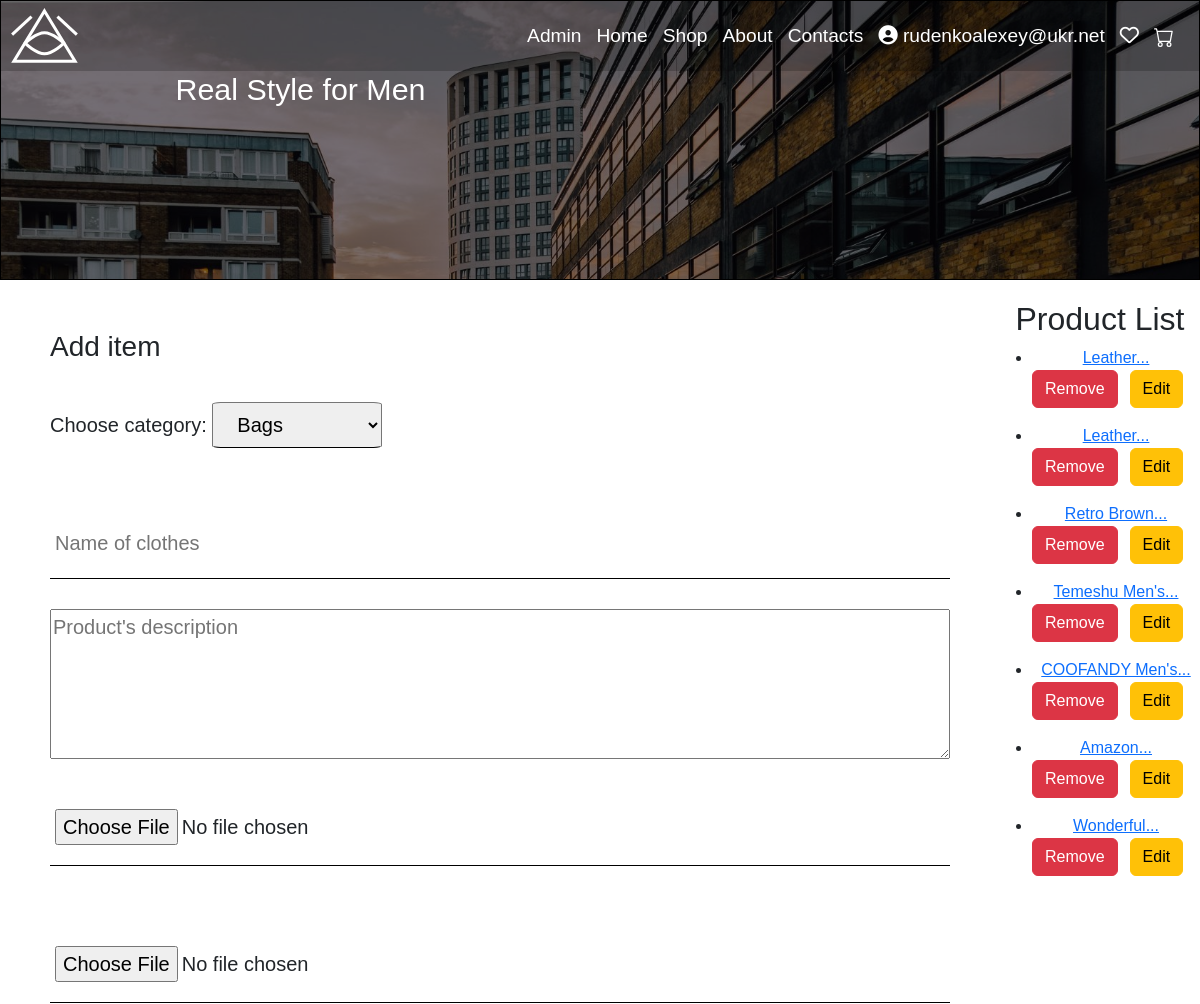
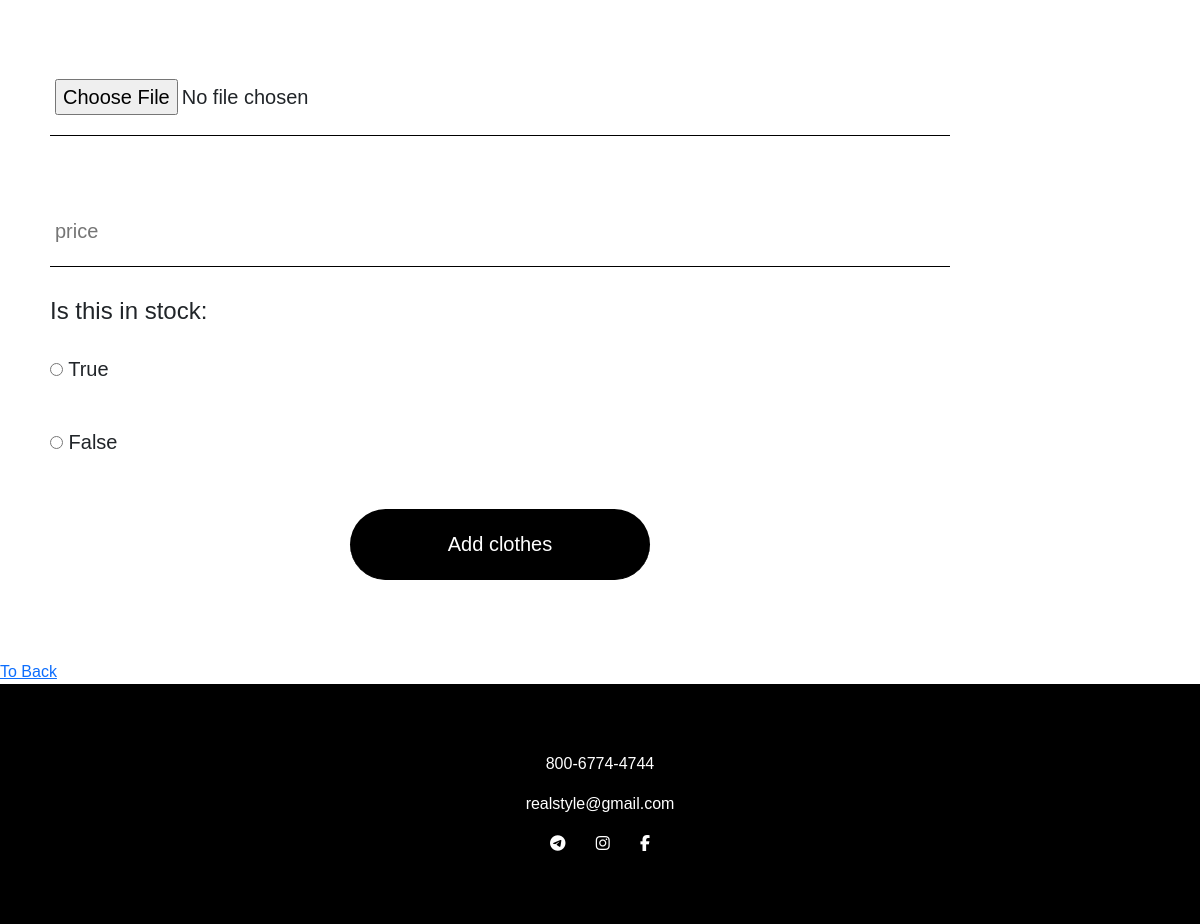
Screenshot of /admin/edit_items (signed in) with the database file from the repository (2 pictures, top to bottom).
### models.py (models this page shows, shortened)
class User(UserMixin, db.Model):
    id = db.Column(db.Integer, primary_key=True)
    email = db.Column(db.String(64), unique=False, index=True)
    username = db.Column(db.String(64), unique=True, index=True)
    password_hash = db.Column(db.String(128))
    confirmed = db.Column(db.Boolean, default=False)
    is_admin = db.Column(db.Boolean, default=False)
    @property
    def password(self):
        raise AttributeError('password is not a readable attribute')

class Product(db.Model):
    id = db.Column(db.Integer, primary_key=True)
    title = db.Column(db.String(100), nullable=False)
    description = db.Column(db.String(2000), nullable=False)
    item_image1 = db.Column(db.String(255), nullable=False)
    item_image2 = db.Column(db.String(255), nullable=False)
    item_image3 = db.Column(db.String(255), nullable=False)
    price = db.Column(db.Float, nullable=False)
    in_stock = db.Column(db.String(100), default=True) # Boolean
    category_id = db.Column(db.Integer, db.ForeignKey('category.id'), nullable=False)#, primary_key=True)

### admin/admin.py (the view, shortened to what this page needs)
@admin.route("/edit_items", methods=['POST', 'GET'])
@admin_required
def edit_items():
    if request.method == 'GET':
        categories = Category.query.all()
        products = Product.query.all()
        return render_template("admin/add_items.html", categories=categories, products=products)
    return render_template("admin/add_items.html")

### auth/auth.py (called while the page is built)
@auth.before_app_request
def before_request():
    if current_user.is_authenticated and not current_user.confirmed and request.endpoint[:5] != 'auth.':
        return redirect(url_for('auth.unconfirmed'))

### models.py (called while the page is built)
@login_manager.user_loader
def load_user(user_id):
    return User.query.get(int(user_id))

### admin/templates/admin/add_items.html (shortened to what this page needs)
{% extends 'base.html' %}
{% block style %}
<link rel="stylesheet" href="https://cdn.jsdelivr.net/npm/bootstrap@5.2.3/dist/css/bootstrap.min.css"
	  xmlns="http://www.w3.org/1999/html">
	<link rel="stylesheet" type="text/css" href="../static/css/styleContacts.css">
<link rel="stylesheet" type="text/css" href="{{ url_for('static', filename='css/styleGeneral.css') }}">
{% endblock %}
{% block content %}
		<form method="post" id="add_item_request" enctype="multipart/form-data">
			<h3>Add item</h3>
			<label>
				Choose category:
				<select name="category">
				{% for category in categories %}
					<option value="{{ category.id }}">{{ category.title }}</option>
				{% else %}
					<option>No category</option>
				{% endfor %}
			</select>
			</label>
			<input type="text" name="title" id="title" placeholder="Name of clothes">
			<textarea placeholder="Product's description" id="description" name="description"></textarea>
			<input type="file" name="item_image1" id="item_image1">
			<input type="file" name="item_image2" id="item_image2">
			<input type="file" name="item_image3" id="item_image3">
		    <input type="number" placeholder="price" id="price" name="price">
		    <h4>Is this in stock:</h4>
			<label>
				<input type="radio" name="is_in_stock" value="True">
						True
			</label>
   			<label>
   				<input type="radio" name="is_in_stock" value="False">
					False
			</label>
			<input type="submit" value="Add clothes" id="submit">
		</form>
	<div class="products">
		{% if products %}
		<h2>Product List</h2>
		{% for product in products %}
			<ul>
				<li><a href="{{ url_for('product_detail', product_id=product.id) }}">{{ product.title|truncate(20) }}</a></li>
				<div class="btn_forms">
					<form method="post" action="{{ url_for('admin.delete_item') }}">
            			<button type="submit" class="btn btn-danger">Remove</button>
        			</form>
        			<form class="edit_btn" method="post" action="{{ url_for('admin.change_item', product_id=product.id) }}">
            			<button type="submit" class="btn btn-warning">Edit</button>
        			</form>
				</div>
			</ul>
		{% endfor %}
		{% else %}
			<h2>There are no products</h2>
		{% endif %}
	</div>
	<div class="button_back">
		<a href="{{ url_for('admin.admin_page') }}">To Back</a>
	</div>
{% endblock %}

### templates/base.html (shortened to what this page needs)
<!DOCTYPE html>
<html>
<head>
  <link rel="stylesheet" href="https://cdnjs.cloudflare.com/ajax/libs/animate.css/4.1.1/animate.min.css"/>
  <link rel="stylesheet" href="https://cdnjs.cloudflare.com/ajax/libs/animate.css/4.1.1/animate.min.css"/>
  <link rel="stylesheet" type="text/css" href="https://maxcdn.bootstrapcdn.com/font-awesome/4.7.0/css/font-awesome.min.css">
  <link rel="stylesheet" type="text/css" href="{{ url_for('static', filename='css/styleGeneral.css') }}">
    {% block style %}{% endblock %}
</head>
<body>
	<div class="main_grid">
            <header id="headerElem">
                <nav class="grid_menu">
                    <img src="{{ url_for('static', filename='logo.svg') }}" alt="logo">
                    <div id="MainMenu" class="menu">
                        {% if current_user.is_admin %}
                            <a href="{{ url_for('admin.admin_page') }}">Admin</a>
                        {% endif %}
                        <a href="{{ url_for('home') }}">Home</a>
                        <a href="{{ url_for('shop') }}">Shop</a>
                        <a href="{{ url_for('about') }}">About</a>
                        <a href="{{ url_for('contacts') }}">Contacts</a>
                        {% if current_user.is_authenticated %}
                        <a href="{{ url_for('my_account', user_id=current_user.id) }}">
                            <i class='fas fa-user-circle logining'></i> {{ current_user.username }}
                        </a>
                        {% else %}
                        <a href="{{ url_for('auth.login') }}">
                            <i class='fas fa-user-circle'></i>
                        </a>
                        {% endif %}
                        <a href="{{ url_for('favorite') }}">
                            <i class="fa-sharp fa-regular fa-heart"></i>
                        </a>
                        <a href="{{ url_for('cart') }}">
                        </a>
                    </div>
                </nav>
                <div class="banner" id="header">
                    <h1>Real Style for Men</h1>
                </div>
            </header>
        {% block content %}{% endblock %}
        {% block footer %}
         <footer>
            <p>800-6774-4744</p>
            <p>realstyle@gmail.com</p>
            <div class="social">
                <a href="#"><i class="fa fa-telegram"></i></a>
                <a href="https://www.instagram.com/real_style_4_men/"><i class="fa fa-instagram"></i></a>
                <a href="#"><i class="fa fa-facebook"></i></a>
            </div>
        </footer>
        {% endblock %}
    </div>
</body>
</html>

### static/css/styleGeneral.css (style rules this page uses)
body { font-size: 1em; font-family: sans-serif; margin: 0; }
header { height: 50vh; border: 1px solid black; box-shadow: inset 0 0 0 1000px rgba(0, 0, 0, 0.5); background-size: cover; background-repeat: no-repeat; color: white; grid-column: 1 / -1; transition: 0.2s; }
.main_grid { display: grid; grid-template-columns: 1fr repeat(2, minmax(auto, 25em)) 1fr; grid-auto-rows: auto; }
.grid_menu { height: 70px; display: flex; flex-direction: row; justify-content: space-between; align-items: center; padding: 20px 10px; box-shadow: 0 2px 4px rgba(0, 0, 0, 0.3); box-shadow: inset 0 0 0 1000px rgba(0, 0, 0, 0.2); position: sticky; top: 0; }
.grid_menu img { height: 7vh; }
.menu { display: flex; flex-direction: row; flex-wrap: wrap; }
.menu a { text-decoration: none; color: white; font-size: 1.2em; margin-right: 15px; }
#MainMenu { float: right; }
.banner { width: 50%; flex-grow: 1; display: flex; flex-direction: column; justify-content: center; align-items: center; }
.banner h1 { font-size: 1.9em; }
.button_back { grid-column: 1 / -1; }
.btn_forms { display: flex; flex-wrap: wrap; }
.btn_forms .edit_btn { margin-left: 12px; }
footer { grid-column: 1 / -1; height: 30vh; background: black; display: flex; flex-direction: column; justify-content: center; align-items: center; color: white; }
footer .social { width: 130px; display: flex; flex-direction: row; justify-content: space-around; }
footer i { color: white; }
@media (max-width: 1200px) { header { height: 35vh; } }

### static/css/styleContacts.css (style rules this page uses)
header { background-image: url(../images_for_css/bg/contacts_header_back.jpg); }
#add_item_request { grid-column: 1 / -2; display: flex; flex-direction: column; margin: 5%; }
#add_item_request input { border: none; border-bottom: 1px solid black; padding: 20px 5px; font-size: 20px; margin: 30px 0px; }
.products { margin-top: 10%; text-align: center; }
textarea { height: 150px; font-size: 20px; }
label { font-size: 20px; }
select { font-size: 20px; margin: 30px 0px; border-bottom: 1px solid black; padding: 10px 20px; border-radius: 5%; }
#submit { width: 300px; border-radius: 40px; background: black; color: white; align-self: center; }
@media (max-width: 1200px) { header { height: 35vh; } }

### rows the page displays
User: username "rudenkoalexey@ukr.net"
Product: title "Leather..."
Product: title "Leather..."
Product: title "Retro Brown..."
Product: title "Temeshu Men's..."
Product: title "COOFANDY Men's..."
Product: title "Amazon..."
Product: title "Wonderful..."

### other values shown
form field category "Bags"
